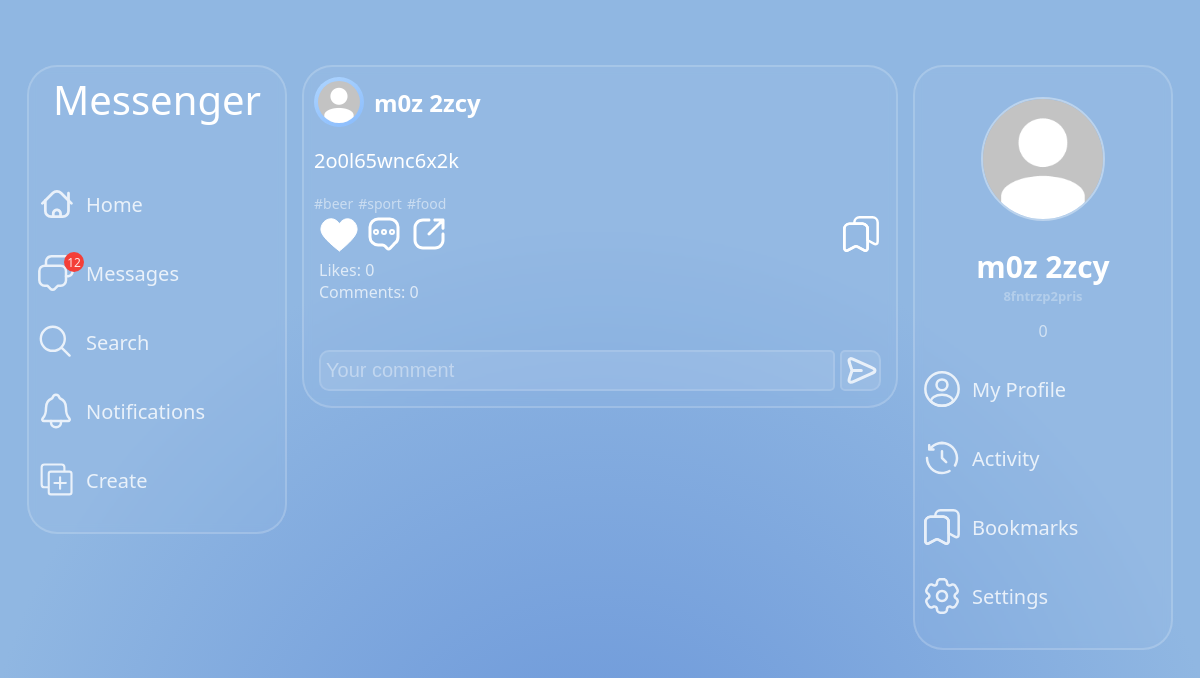
The app's page /post/572/ (signed in), older data.
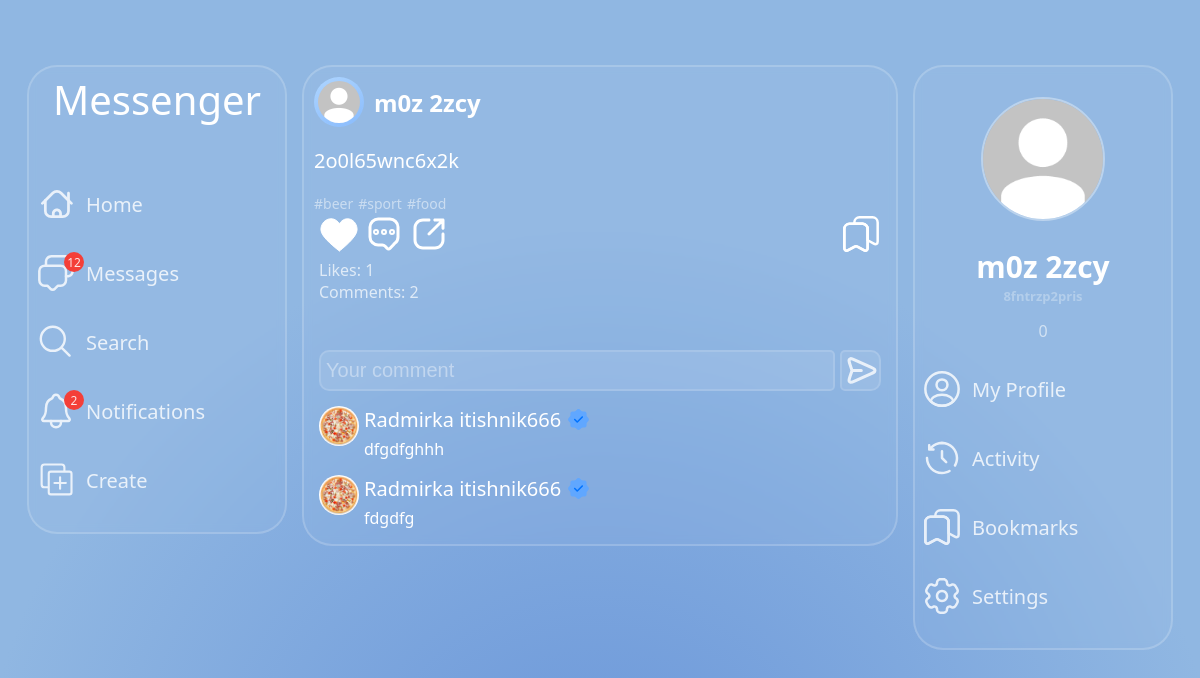
The same page, newer data.
### main/models.py (models this page shows, shortened)
class Post(models.Model):
    author = models.ForeignKey(User, on_delete=models.CASCADE)
    content = models.TextField(max_length=255, blank=True, null=True)
    time_create = models.DateTimeField(auto_now_add=True)
    tags = models.ManyToManyField(PostTag, related_name='post_tags')
    amount_likes = models.IntegerField(default=0)
    amount_comments = models.IntegerField(default=0)

class Profile(models.Model):
    user = models.OneToOneField(User, on_delete=models.CASCADE)
    uuid = models.CharField(max_length=255)
    full_name = models.CharField(max_length=255)
    bio = models.TextField(max_length=255, blank=True, null=True, default='')
    avatar = models.ImageField(upload_to=avatar_directory_path, default='default_avatar.jpg')
    background_avatar = models.ImageField(upload_to=bg_avatar_directory_path, default='default_background_avatar.jpg')
    background_style = models.IntegerField(default=0)
    amount_followers = models.IntegerField(default=0)
    amount_following = models.IntegerField(default=0)
    amount_article = models.IntegerField(default=0)
    recommendations = models.TextField(null=True, default='')
    verify = models.BooleanField(blank=True, default=False)
    language = models.CharField(max_length=255, default='en')
    private = models.BooleanField(default=False)
    last_online = models.DateTimeField(blank=True)
    online_status = models.BooleanField(default=False)
    username_change_time = models.DateTimeField(blank=True)

class PostTag(models.Model):
    tag = models.CharField(max_length=255)

class PostComment(models.Model):
    post = models.ForeignKey(Post, on_delete=models.CASCADE)
    user = models.ForeignKey(User, on_delete=models.CASCADE)
    content = models.TextField(max_length=300)
    time_create = models.DateTimeField(auto_now_add=True)

### main/views.py (the view)
# urls.py: path('post/<slug:pk>/', PostView.as_view(), name='post'),
class PostView(DataMixin, LoginRequiredMixin, DetailView):
    model = Post
    template_name = 'main/post.html'
    login_url = 'login'
    def get_object(self, queryset=None):
        post_id = self.kwargs.get('pk')
        post = Post.objects.filter(pk=post_id).annotate(
            like_exists=Exists(PostLike.objects.filter(user=self.request.user, post_id=OuterRef('pk'))),
            bookmark_exists=Exists(PostBookmark.objects.filter(user=self.request.user, post_id=OuterRef('pk'))),
        ).select_related('author__profile').prefetch_related('tags', 'postfile_set').first()
        is_follower = ProfileFollow.objects.filter(profile=self.request.user, user=post.author).exists()
        if post.author.profile.private and not is_follower and post.author != self.request.user:
            raise Http404('This page is not available')
        post.comments = PostComment.objects.filter(post_id=post.pk).select_related('user__profile').order_by('-pk')[:12]
        return post
    def get_context_data(self, **kwargs):
        context = super().get_context_data(**kwargs)
        c_def = self.get_user_context(title=f'{self.object.author.username} - Post')
        return {**context, **c_def}

### main/templates/main/post.html (shortened to what this page needs)
{% extends 'main/base-expanded.html' %}
{% load static %}
{% block head %}
<link rel="stylesheet" href="{% static 'main/css/home.css' %}" type="text/css">
<link rel="stylesheet" href="{% static 'main/css/post.css' %}" type="text/css">
{% endblock %}
{% block body %}
<article data-id="{{ post.pk }}" class="mc-feed-article">
    <div class="mc-feed-article-userinfo">
        <a href="#">
            <div class="mc-feed-article-story">
                <img class="mc-feed-article-avatar" src="{{ post.author.profile.avatar.url }}" alt="{{ post.author.username }}'s avatar">
            </div>
        </a>
        <a href="{% url 'profile' username=post.author.username %}"><h2 class="mc-feed-article-username">{{ post.author.profile.full_name }}</h2></a>
    </div>
    {% if post.postfile_set.all|length == 0 %}
        <p class="mc-feed-article-description-solo">{{ post.content }}</p>
    {% else %}
        <p class="mc-feed-article-description">{{ post.content }}</p>
    {% endif %}
    <div class="mc-feed-article-hashtags">
        {% for tag in post.tags.all %}
            <span>#{{ tag.tag }}</span>
        {% endfor %}
    </div>
    <div class="mc-feed-article-activity">
        {% if post.like_exists %}
            <div data-id="{{ post.pk }}" style='display:none;' class="mc-feed-article-like pointer" onclick="addLikeArticle(this)"><img class="mc-feed-article-activity-img" src="{% static 'main/svg/like-white.svg' %}"></div>
            <div data-id="{{ post.pk }}" class="mc-feed-article-liked pointer" onclick="removeLikeArticle(this)"><img class="mc-feed-article-activity-img" src="{% static 'main/svg/like-red.svg' %}"></div>
        {% else %}
        <div data-id="{{ post.pk }}" class="mc-feed-article-like pointer" onclick="addLikeArticle(this)"><img class="mc-feed-article-activity-img" src="{% static 'main/svg/like-white.svg' %}"></div>
        {% endif %}
            <div data-id="{{ post.pk }}" class="mc-feed-article-comments pointer"><img class="mc-feed-article-activity-img" src="{% static 'main/svg/comment-dots.svg' %}"></div>
        <div data-id="{{ post.pk }}" class="mc-feed-article-share pointer" onclick="showShareContainer(this)"><img class="mc-feed-article-activity-img" src="{% static 'main/svg/share.svg' %}"></div>
        {% if post.bookmark_exists %}
            <div data-id="{{ post.pk }}" style='display:none;' class="mc-feed-article-save pointer" onclick="addSaveArticle(this)"><img class="mc-feed-article-activity-img" src="{% static 'main/svg/save.svg' %}"></div>
            <div data-id="{{ post.pk }}" class="mc-feed-article-save-filled pointer" onclick="removerSaveArticle(this)"><img class="mc-feed-article-activity-img" src="{% static 'main/svg/save-filled.svg' %}"></div>
        {% else %}
        <div data-id="{{ post.pk }}" class="mc-feed-article-save pointer" onclick="addSaveArticle(this)"><img class="mc-feed-article-activity-img" src="{% static 'main/svg/save.svg' %}"></div>
        {% endif %}
    </div>
    <div class="display-grid">
        <a href="{% url 'post_likes' pk=post.pk %}" class="mc-feed-article-text-count">Likes: <span data-id="{{ post.pk }}" class="mc-feed-article-count mc-fd-art-c-like">{{ post.amount_likes }}</span></a>
        <span class="mc-feed-article-text-count">Comments: <span data-id="{{ post.pk }}" class="mc-feed-article-count">{{ post.amount_comments }}</span></span>
    </div>
</article>
    <div class="post-comments">
        <div class="post-comments-input-container">
            <input type="text" placeholder="Your comment" class="post-comments-input">
            <img class="post-comments-input-send" src="{% static 'main/svg/send.svg' %}" alt="send-button-svg" onclick="sendComment()">
        </div>
        {% for comment in post.comments %}
                <div data-id="{{ comment.pk }}" class="post-comment">
                    <a href="{% url 'profile' username=comment.user.username %}"><img src="{{ comment.user.profile.avatar.url }}" alt="{{ comment.user.username }}'s avatar" class="post-comment-user-avatar"></a>
                    <div class="post-text-content">
                        <a href="{% url 'profile' username=comment.user.username %}" class="post-text-content-user">
                            {{ comment.user.profile.full_name }}
                            {% if comment.user.profile.verify %}
                                <img class="user-verify user-verify-small" title="Verified" src="{% static 'main/svg/verify.svg' %}" alt="verified">
                            {% endif %}
                        </a>
                        <div class="post-comment-message">
                            {{ comment.content }}
                        </div>
                    </div>
                </div>
        {% endfor %}
    </div>
{% endblock %}

### main/templates/main/base-expanded.html (shortened to what this page needs)
{% load static %}
<!DOCTYPE html>
<html lang="en">
<head>
    <link rel="stylesheet" href="{% static 'main/css/base.css' %}" type="text/css">
    <link rel="stylesheet" href="{% static 'main/css/popup.css' %}" type="text/css">
    <link rel="stylesheet" href="{% static 'main/css/home.css' %}" type="text/css">
    <link rel="stylesheet" href="{% static 'main/css/' %}{{ background_style }}" type="text/css">
    {% block head %}
    {% endblock %}
</head>
<body>
    <div class="main-container">
        <div class="mc-container-sidebar-container">
            <aside class="mc-sidebar-container">
                <div class="mc-sidebar-container-logo">Messenger</div>
                <div class="mc-sidebar-container-links">
                    <a class="mc-sb-c-links-a" href="{% url 'home' %}">
                        <img class="mc-sb-c-links-img" src="{% static 'main/svg/home-sidebar.svg' %}" alt="svg-image">
                        Home
                    </a>
                    <a style="position: relative;" href="{% url 'chat' %}">
                        <div class="mc-sb-c-links-message">12</div>
                        <div class="mc-sb-c-links-a">
                            <img class="mc-sb-c-links-img" src="{% static 'main/svg/messages-sidebar.svg' %}" alt="svg-image">
                            Messages
                        </div>
                    </a>
                    <a class="mc-sb-c-links-a" href="{% url 'search' %}">
                        <img class="mc-sb-c-links-img" src="{% static 'main/svg/search-sidebar.svg' %}" alt="svg-image">
                        Search
                    </a>
                    <a style="position: relative;" href="{% url 'profile_notification' %}">
                        {% if notification_count == 21 %}
                            <div class="mc-sb-c-links-notify">20+</div>
                        {% elif notification_count > 0 %}
                            <div class="mc-sb-c-links-notify">{{ notification_count }}</div>
                        {% elif notification_count == 0 %}
                            <div class="mc-sb-c-links-notify" style="display: none;">0</div>
                        {% endif %}
                        <div class="mc-sb-c-links-a">
                            <img class="mc-sb-c-links-img" src="{% static 'main/svg/notification-sidebar.svg' %}" alt="svg-image">
                            Notifications
                        </div>
                    </a>
                    <a class="mc-sb-c-links-a" href="{% url 'create_post' %}">
                        <img class="mc-sb-c-links-img" src="{% static 'main/svg/create-sidebar.svg' %}" alt="svg-image">
                        Create
                    </a>
                </div>
            </aside>
        </div>
        <main class="mc-container-feed-container">
            {% block body %}
            {% endblock %}
        </main>
        <div class="mc-container-second-sidebar-container">
            <aside class="mc-second-sidebar-container">
                <a href="{% url 'profile' username=user_profile.username %}"><img class="mc-second-sidebar-container-avatar" src="{{ user_profile.profile.avatar.url }}" alt="{{ user_profile.username }}'s avatar"></a>
                <a href="{% url 'profile' username=user_profile.username %}"><h1 class="mc-second-sidebar-container-username">{{ user_profile.profile.full_name}}</h1></a>
                <h2 class="mc-second-sidebar-container-userid">{{ user_profile.username}}</h2>
                {% if user_profile.profile.bio != '' %}
                    <div class="mc-second-sidebar-container-description">{{ user_profile.profile.bio }}</div>
                {% endif %}
                <a class="mc-sb-c-links-a" href="{% url 'profile' username=user_profile.username %}">
                    <img class="mc-sb-c-links-img" src="{% static 'main/svg/profile.svg' %}" alt="svg-image">
                    My Profile
                </a>
                <a class="mc-sb-c-links-a" href="{% url 'activity' %}">
                    <img class="mc-sb-c-links-img" src="{% static 'main/svg/history.svg' %}" alt="svg-image">
                    Activity
                </a>
                <a class="mc-sb-c-links-a" href="{% url 'activity_bookmarks' %}">
                    <img class="mc-sb-c-links-img" src="{% static 'main/svg/save.svg' %}" alt="svg-image">
                    Bookmarks
                </a>
                <a class="mc-sb-c-links-a" href="{% url 'settings' %}">
                    <img class="mc-sb-c-links-img" src="{% static 'main/svg/settings.svg' %}" alt="svg-image">
                    Settings
                </a>
            </aside>
        </div>
    </div>
</body>
</html>

Row changes from the older to the newer data that the page shows:
changed Post "2o0l65wnc6x2k": amount_likes "0" → "1"; amount_comments "0" → "2"
added PostComment: user.profile.avatar (picture), user.profile.full_name "Radmirka itishnik666", content "dfgdfghhh"
added PostComment: user.profile.avatar (picture), user.profile.full_name "Radmirka itishnik666", content "fdgdfg"
Text that changed along with them:
{{ notification_count }}: (not shown) → "2"
